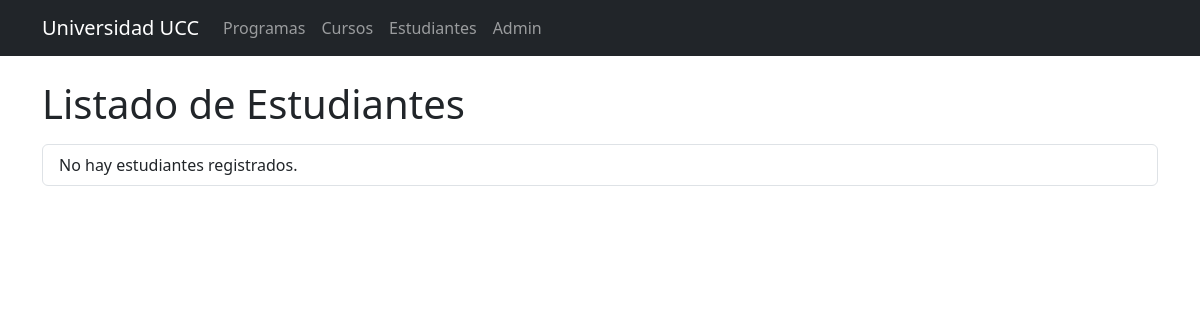
The page /estudiantes/ on the database as committed earlier.
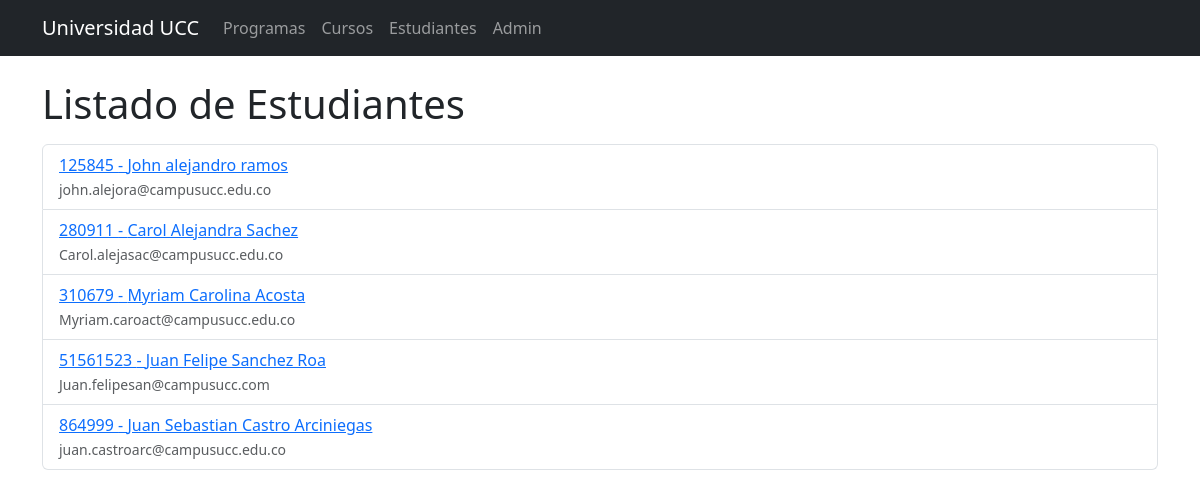
The same page on the database as committed later.
### ucc/models.py (models this page shows, shortened)
class Estudiante(models.Model):
    codigo = models.CharField(max_length=12, unique=True, default="0000")
    nombre = models.CharField(max_length=120)
    email = models.EmailField(unique=True)
    cursos = models.ManyToManyField('Curso', through='Inscripcion', related_name='estudiantes')

### ucc/views.py (the view)
# urls.py: path("estudiantes/", views.lista_estudiantes, name="estudiante-list"),
def lista_estudiantes(request):
    estudiantes = Estudiante.objects.all().order_by("codigo")
    return render(request, "ucc/estudiante_list.html", {"estudiantes": estudiantes})

### ucc/templates/ucc/estudiante_list.html (shortened to what this page needs)
{% extends "ucc/base.html" %}
{% block content %}
  <h1 class="mb-3">Listado de Estudiantes</h1>
  <ul class="list-group">
    {% for e in estudiantes %}
      <li class="list-group-item">
        <a href="{% url 'estudiante-detail' e.pk %}">
          {{ e.codigo }} - {{ e.nombre }}
        </a>
        <br>
        <small class="text-muted">{{ e.email }}</small>
      </li>
    {% empty %}
      <li class="list-group-item">No hay estudiantes registrados.</li>
    {% endfor %}
  </ul>
{% endblock %}

Rows that differ between the two databases and show on the page:
added Estudiante: codigo "125845", nombre "John alejandro ramos", email "john.alejora@campusucc.edu.co"
added Estudiante: codigo "280911", nombre "Carol Alejandra Sachez", email "Carol.alejasac@campusucc.edu.co"
added Estudiante: codigo "310679", nombre "Myriam Carolina Acosta", email "Myriam.caroact@campusucc.edu.co"
added Estudiante: codigo "51561523", nombre "Juan Felipe Sanchez Roa", email "Juan.felipesan@campusucc.com"
added Estudiante: codigo "864999", nombre "Juan Sebastian Castro Arciniegas", email "juan.castroarc@campusucc.edu.co"
Other text that changed with them:
text no longer shown: "No hay estudiantes registrados."
